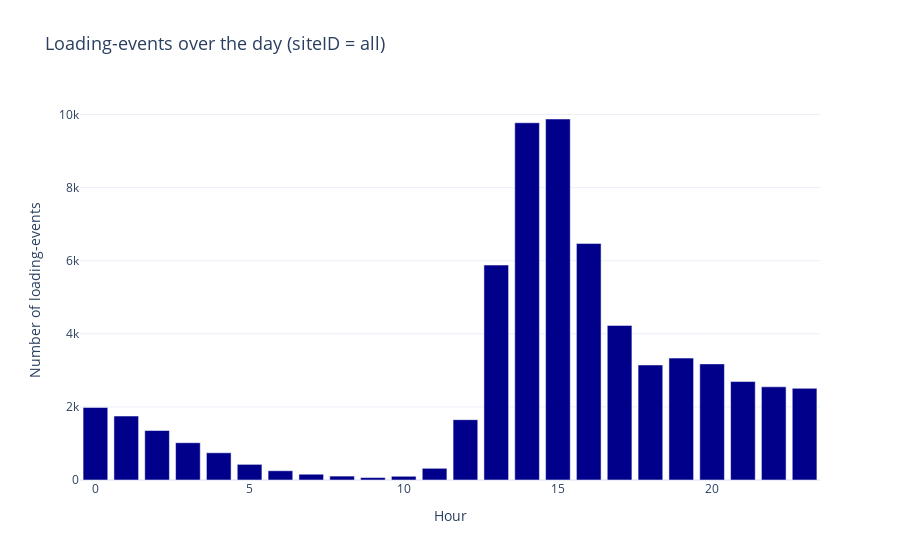
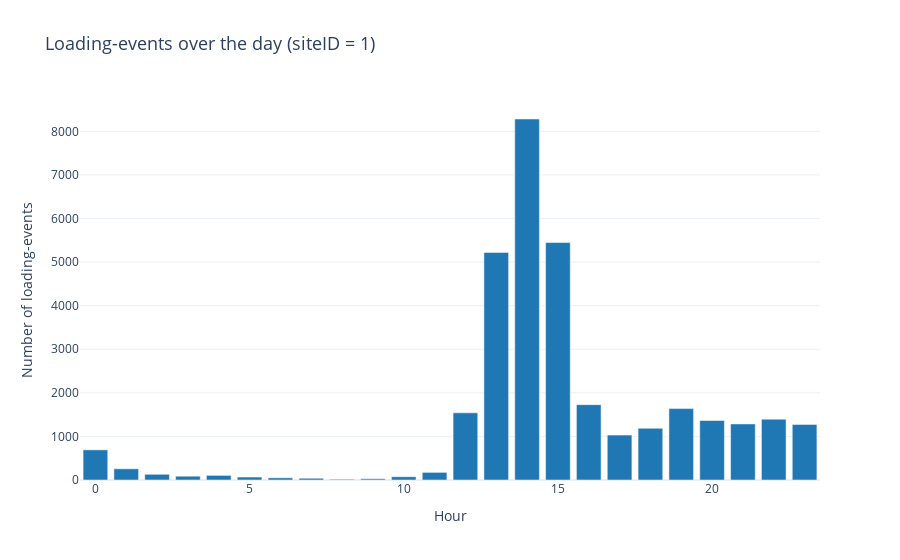
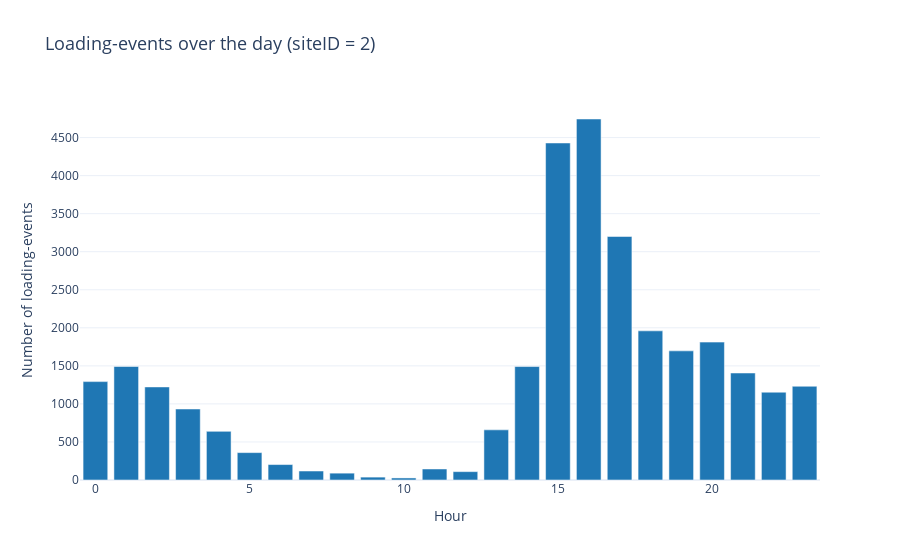

The cell these charts' notebook holds for them, in order:
### Markdown cell above
# Hourly number of charging events
Visualized the total and site dependent number of charging events, as a starting point to begin analyzing the development of chargining events. Multiple visualisations were created in order to determine the most suited visualization option.

### Code cell
# calculate amount of charging sessions per day
charging_set['connectionTime_time'] = pd.to_datetime(charging_set['connectionTime_time'])
charging_set['hour'] = charging_set['connectionTime_time'].dt.hour


events_at_day = charging_set.groupby('hour').size().reset_index(name='count')

# count all loading-events over the available timeframe, ploted on hours of the day
fig = px.bar(
    events_at_day,
    x='hour',
    y='count',
    title='Loading-events over the day (siteID = all)',
    labels={'hour': 'Hour', 'count': 'Number of loading-events'}
)

# adjust layout
fig.update_traces(marker_color='#00008B')  # Color
fig.update_layout(
    title_font_size=18,
    legend_title_text="Legend",
    template="plotly_white"
)

# show grafic
fig.show()


for site_id in [1, 2]:
    site_data = charging_set[charging_set['siteID'] == site_id]
    site_events_at_day = site_data.groupby('hour').size().reset_index(name='count')

    # make plot interactive
    fig = px.bar(
        site_events_at_day,
        x='hour',
        y='count',
        title=f'Loading-events over the day (siteID = {site_id})',
        labels={'hour': 'Hour', 'count': 'Number of loading-events'},
    )

    fig.update_traces(marker_color='#1f77b4')

# adjust layout again
    fig.update_layout(
        title_font_size=18,
        legend_title_text="Legend",
        template="plotly_white"
    )

    # show plot 
    fig.show()

### Figure 1 — Plotly figure (JSON) as saved in the notebook; plotly's stock layout.template omitted (floating-point values rounded to 4 significant figures)
{"data": [{"hovertemplate": "Hour=%{x}<br>Number of loading-events=%{y}<extra></extra>", "legendgroup": "", "marker": {"color": "#00008B", "pattern": {"shape": ""}}, "name": "", "orientation": "v", "showlegend": false, "textposition": "auto", "type": "bar", "x": [0, 1, 2, 3, 4, 5, 6, 7, 8, 9, 10, 11, 12, 13, 14, 15, 16, 17, 18, 19, 20, 21, 22, 23], "xaxis": "x", "y": [1985, 1749, 1354, 1020, 745, 428, 253, 158, 107, 67, 102, 320, 1651, 5881, 9774, 9877, 6473, 4230, 3147, 3335, 3177, 2693, 2550, 2508], "yaxis": "y"}], "layout": {"barmode": "relative", "legend": {"title": {"text": "Legend"}, "tracegroupgap": 0}, "title": {"font": {"size": 18}, "text": "Loading-events over the day (siteID = all)"}, "xaxis": {"anchor": "y", "domain": [0, 1], "title": {"text": "Hour"}}, "yaxis": {"anchor": "x", "domain": [0, 1], "title": {"text": "Number of loading-events"}}}}

### Figure 2 — Plotly figure (JSON) as saved in the notebook; plotly's stock layout.template omitted (floating-point values rounded to 4 significant figures)
{"data": [{"hovertemplate": "Hour=%{x}<br>Number of loading-events=%{y}<extra></extra>", "legendgroup": "", "marker": {"color": "#1f77b4", "pattern": {"shape": ""}}, "name": "", "orientation": "v", "showlegend": false, "textposition": "auto", "type": "bar", "x": [0, 1, 2, 3, 4, 5, 6, 7, 8, 9, 10, 11, 12, 13, 14, 15, 16, 17, 18, 19, 20, 21, 22, 23], "xaxis": "x", "y": [692, 257, 131, 87, 106, 68, 50, 40, 17, 29, 75, 175, 1541, 5222, 8283, 5448, 1729, 1030, 1187, 1638, 1365, 1287, 1396, 1276], "yaxis": "y"}], "layout": {"barmode": "relative", "legend": {"title": {"text": "Legend"}, "tracegroupgap": 0}, "title": {"font": {"size": 18}, "text": "Loading-events over the day (siteID = 1)"}, "xaxis": {"anchor": "y", "domain": [0, 1], "title": {"text": "Hour"}}, "yaxis": {"anchor": "x", "domain": [0, 1], "title": {"text": "Number of loading-events"}}}}

### Figure 3 — Plotly figure (JSON) as saved in the notebook; plotly's stock layout.template omitted (floating-point values rounded to 4 significant figures)
{"data": [{"hovertemplate": "Hour=%{x}<br>Number of loading-events=%{y}<extra></extra>", "legendgroup": "", "marker": {"color": "#1f77b4", "pattern": {"shape": ""}}, "name": "", "orientation": "v", "showlegend": false, "textposition": "auto", "type": "bar", "x": [0, 1, 2, 3, 4, 5, 6, 7, 8, 9, 10, 11, 12, 13, 14, 15, 16, 17, 18, 19, 20, 21, 22, 23], "xaxis": "x", "y": [1293, 1492, 1223, 933, 639, 360, 203, 118, 90, 38, 27, 145, 110, 659, 1491, 4429, 4744, 3200, 1960, 1697, 1812, 1406, 1154, 1232], "yaxis": "y"}], "layout": {"barmode": "relative", "legend": {"title": {"text": "Legend"}, "tracegroupgap": 0}, "title": {"font": {"size": 18}, "text": "Loading-events over the day (siteID = 2)"}, "xaxis": {"anchor": "y", "domain": [0, 1], "title": {"text": "Hour"}}, "yaxis": {"anchor": "x", "domain": [0, 1], "title": {"text": "Number of loading-events"}}}}
